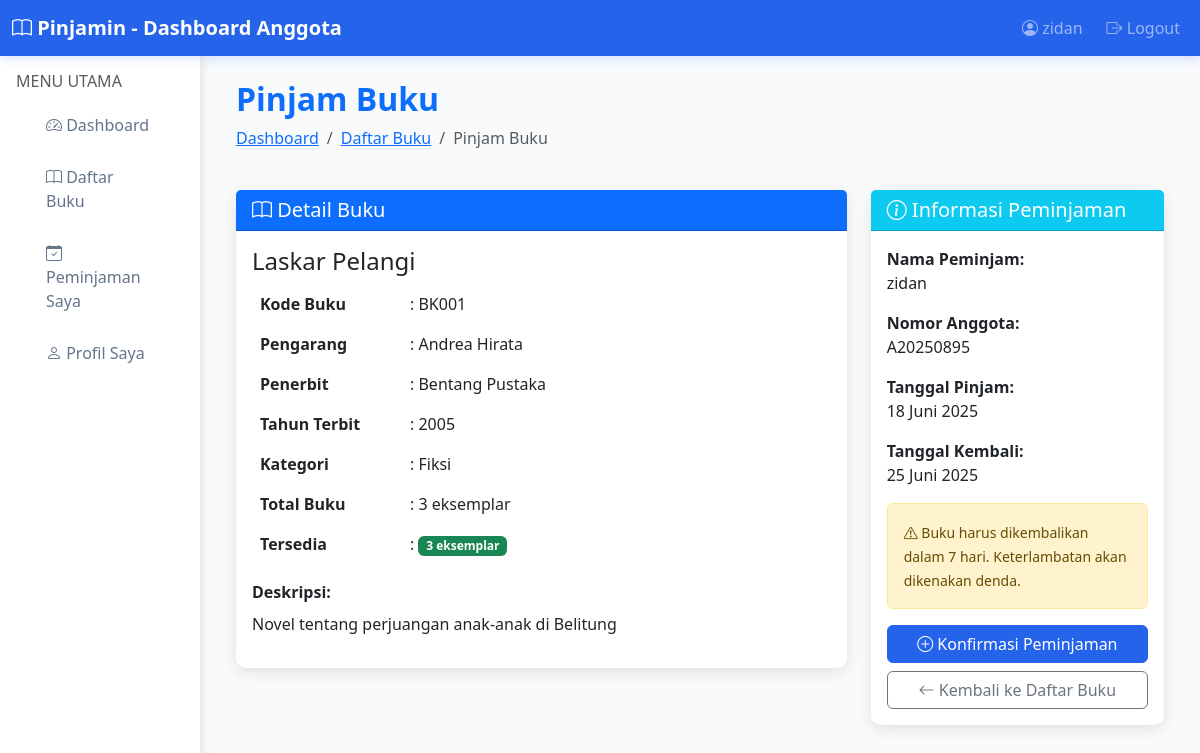
Screenshot of /member_peminjaman.php?id=1 (signed in) with the database file from the repository.
### tables this page shows
CREATE TABLE `buku` (
  `id_buku` int NOT NULL,
  `kode_buku` varchar(20) NOT NULL,
  `judul` varchar(200) NOT NULL,
  `pengarang` varchar(100) NOT NULL,
  `penerbit` varchar(100) DEFAULT NULL,
  `tahun_terbit` year DEFAULT NULL,
  `id_kategori` int DEFAULT NULL,
  `jumlah_total` int DEFAULT '1',
  `jumlah_tersedia` int DEFAULT '1',
  `deskripsi` text,
  `tanggal_ditambahkan` timestamp NULL DEFAULT CURRENT_TIMESTAMP
);

CREATE TABLE `kategori` (
  `id_kategori` int NOT NULL,
  `nama_kategori` varchar(100) NOT NULL,
  `deskripsi` text,
  `tanggal_dibuat` timestamp NULL DEFAULT CURRENT_TIMESTAMP
);

### database.php (called while the page is built, shortened)
<?php
function formatTanggal($tanggal) {
    $bulan = array(
        1 => 'Januari', 'Februari', 'Maret', 'April', 'Mei', 'Juni',
        'Juli', 'Agustus', 'September', 'Oktober', 'November', 'Desember'
    );
    $split = explode('-', $tanggal);
    return $split[2] . ' ' . $bulan[(int)$split[1]] . ' ' . $split[0];
}
?>

### member_peminjaman.php (the view, shortened to what this page needs)
<?php
require_once 'database.php';
$error = '';
$id_buku = $_GET['id'];
$stmt = $pdo->prepare("SELECT b.*, k.nama_kategori FROM buku b LEFT JOIN kategori k ON b.id_kategori = k.id_kategori WHERE b.id_buku = ?");
$stmt->execute([$id_buku]);
$buku = $stmt->fetch();
?>
<!DOCTYPE html>
<html lang="id">
<head>
    <link href="https://cdn.jsdelivr.net/npm/bootstrap@5.3.0/dist/css/bootstrap.min.css" rel="stylesheet">
    <link href="https://cdn.jsdelivr.net/npm/bootstrap-icons@1.10.0/font/bootstrap-icons.css" rel="stylesheet">
</head>
<body>
    <nav class="navbar navbar-expand-lg navbar-dark">
        <div class="container-fluid">
            <a class="navbar-brand fw-bold" href="#">
                <i class="bi bi-book"></i> Pinjamin - Dashboard Anggota
            </a>
            <div class="navbar-nav ms-auto">
                <span class="navbar-text me-3">
                    <i class="bi bi-person-circle"></i> <?= $_SESSION['nama_anggota'] ?>
                </span>
                <a class="nav-link" href="logout.php">
                    <i class="bi bi-box-arrow-right"></i> Logout
                </a>
            </div>
        </div>
    </nav>
    <div class="container-fluid">
        <div class="row">
            <div class="col-md-3 col-lg-2 px-0">
                <div class="sidebar">
                    <div class="p-3">
                        <h6 class="text-muted">MENU UTAMA</h6>
                        <nav class="nav flex-column">
                            <a class="nav-link" href="member_dashboard.php">
                                <i class="bi bi-speedometer2"></i> Dashboard
                            </a>
                            <a class="nav-link" href="member_buku.php">
                                <i class="bi bi-book"></i> Daftar Buku
                            </a>
                            <a class="nav-link" href="member_peminjaman.php">
                                <i class="bi bi-calendar-check"></i> Peminjaman Saya
                            </a>
                            <a class="nav-link" href="member_profil.php">
                                <i class="bi bi-person"></i> Profil Saya
                            </a>
                        </nav>
                    </div>
                </div>
            </div>
            <div class="col-md-9 col-lg-10">
                <div class="p-4">
                    <div class="row mb-4">
                        <div class="col-12">
                            <h2 class="fw-bold text-primary">Pinjam Buku</h2>
                            <nav aria-label="breadcrumb">
                                <ol class="breadcrumb">
                                    <li class="breadcrumb-item"><a href="member_dashboard.php">Dashboard</a></li>
                                    <li class="breadcrumb-item"><a href="member_buku.php">Daftar Buku</a></li>
                                    <li class="breadcrumb-item active">Pinjam Buku</li>
                                </ol>
                            </nav>
                        </div>
                    </div>
                    <div class="row">
                        <div class="col-md-8">
                            <div class="card">
                                <div class="card-header bg-primary text-white">
                                    <h5 class="mb-0">
                                        <i class="bi bi-book"></i> Detail Buku
                                    </h5>
                                </div>
                                <div class="card-body">
                                    <div class="row">
                                        <div class="col-md-8">
                                            <h4><?= htmlspecialchars($buku['judul']) ?></h4>
                                            <table class="table table-borderless">
                                                <tr>
                                                    <td width="150"><strong>Kode Buku</strong></td>
                                                    <td>: <?= htmlspecialchars($buku['kode_buku']) ?></td>
                                                </tr>
                                                <tr>
                                                    <td><strong>Pengarang</strong></td>
                                                    <td>: <?= htmlspecialchars($buku['pengarang']) ?></td>
                                                </tr>
                                                <tr>
                                                    <td><strong>Penerbit</strong></td>
                                                    <td>: <?= htmlspecialchars($buku['penerbit']) ?></td>
                                                </tr>
                                                <tr>
                                                    <td><strong>Tahun Terbit</strong></td>
                                                    <td>: <?= $buku['tahun_terbit'] ?></td>
                                                </tr>
                                                <tr>
                                                    <td><strong>Kategori</strong></td>
                                                    <td>: <?= htmlspecialchars($buku['nama_kategori']) ?></td>
                                                </tr>
                                                <tr>
                                                    <td><strong>Total Buku</strong></td>
                                                    <td>: <?= $buku['jumlah_total'] ?> eksemplar</td>
                                                </tr>
                                                <tr>
                                                    <td><strong>Tersedia</strong></td>
                                                    <td>:
                                                        <?php if ($buku['jumlah_tersedia'] > 0): ?>
                                                            <span class="badge bg-success"><?= $buku['jumlah_tersedia'] ?> eksemplar</span>
                                                        <?php else: ?>
                                                            <span class="badge bg-danger">Tidak tersedia</span>
                                                        <?php endif; ?>
                                                    </td>
                                                </tr>
                                            </table>
                                            <?php if ($buku['deskripsi']): ?>
                                            <div class="mt-3">
                                                <strong>Deskripsi:</strong>
                                                <p class="mt-2"><?= htmlspecialchars($buku['deskripsi']) ?></p>
                                            </div>
                                            <?php endif; ?>
                                        </div>
                                    </div>
                                </div>
                            </div>
                        </div>
                        <div class="col-md-4">
                            <div class="card">
                                <div class="card-header bg-info text-white">
                                    <h5 class="mb-0">
                                        <i class="bi bi-info-circle"></i> Informasi Peminjaman
                                    </h5>
                                </div>
                                <div class="card-body">
                                    <div class="mb-3">
                                        <strong>Nama Peminjam:</strong><br>
                                        <?= $_SESSION['nama_anggota'] ?>
                                    </div>
                                    <div class="mb-3">
                                        <strong>Nomor Anggota:</strong><br>
                                        <?= $_SESSION['nomor_anggota'] ?>
                                    </div>
                                    <div class="mb-3">
                                        <strong>Tanggal Pinjam:</strong><br>
                                        <?= formatTanggal(date('Y-m-d')) ?>
                                    </div>
                                    <div class="mb-3">
                                        <strong>Tanggal Kembali:</strong><br>
                                        <?= formatTanggal(date('Y-m-d', strtotime('+7 days'))) ?>
                                    </div>
                                    <div class="alert alert-warning">
                                        <small>
                                            <i class="bi bi-exclamation-triangle"></i>
                                            Buku harus dikembalikan dalam 7 hari. Keterlambatan akan dikenakan denda.
                                        </small>
                                    </div>
                                    <?php if (!$error && $buku['jumlah_tersedia'] > 0): ?>
                                    <form method="POST">
                                        <button type="submit" class="btn btn-primary w-100"
                                                onclick="return confirm('Apakah Anda yakin ingin meminjam buku ini?')">
                                            <i class="bi bi-plus-circle"></i> Konfirmasi Peminjaman
                                        </button>
                                    </form>
                                    <?php endif; ?>
                                    <a href="member_buku.php" class="btn btn-outline-secondary w-100 mt-2">
                                        <i class="bi bi-arrow-left"></i> Kembali ke Daftar Buku
                                    </a>
                                </div>
                            </div>
                        </div>
                    </div>
                </div>
            </div>
        </div>
    </div>
</body>
</html>

### member_peminjaman.php (style rules this page uses)
:root { --primary-blue: #2563eb; --light-blue: #dbeafe; --dark-blue: #1e40af; }
body { background: #f8fafc; }
.navbar { background: var(--primary-blue) !important; box-shadow: 0 2px 10px rgba(37, 99, 235, 0.2); }
.sidebar { background: white; min-height: calc(100vh - 56px); box-shadow: 2px 0 10px rgba(0, 0, 0, 0.1); }
.sidebar .nav-link { color: #64748b; padding: 12px 20px; border-radius: 8px; margin: 2px 10px; }
.card { border: none; box-shadow: 0 4px 15px rgba(0, 0, 0, 0.1); border-radius: 10px; }
.btn-primary { background: var(--primary-blue); border-color: var(--primary-blue); }

### rows the page displays
buku: judul "Laskar Pelangi", kode_buku "BK001", pengarang "Andrea Hirata", penerbit "Bentang Pustaka", tahun_terbit "2005", id_kategori.nama_kategori "Fiksi", jumlah_total "3", jumlah_tersedia "3", deskripsi "Novel tentang perjuangan anak-anak di Belitung"

### other values shown
$_SESSION['nama_anggota'] "zidan"
$_SESSION['nomor_anggota'] "A20250895"
